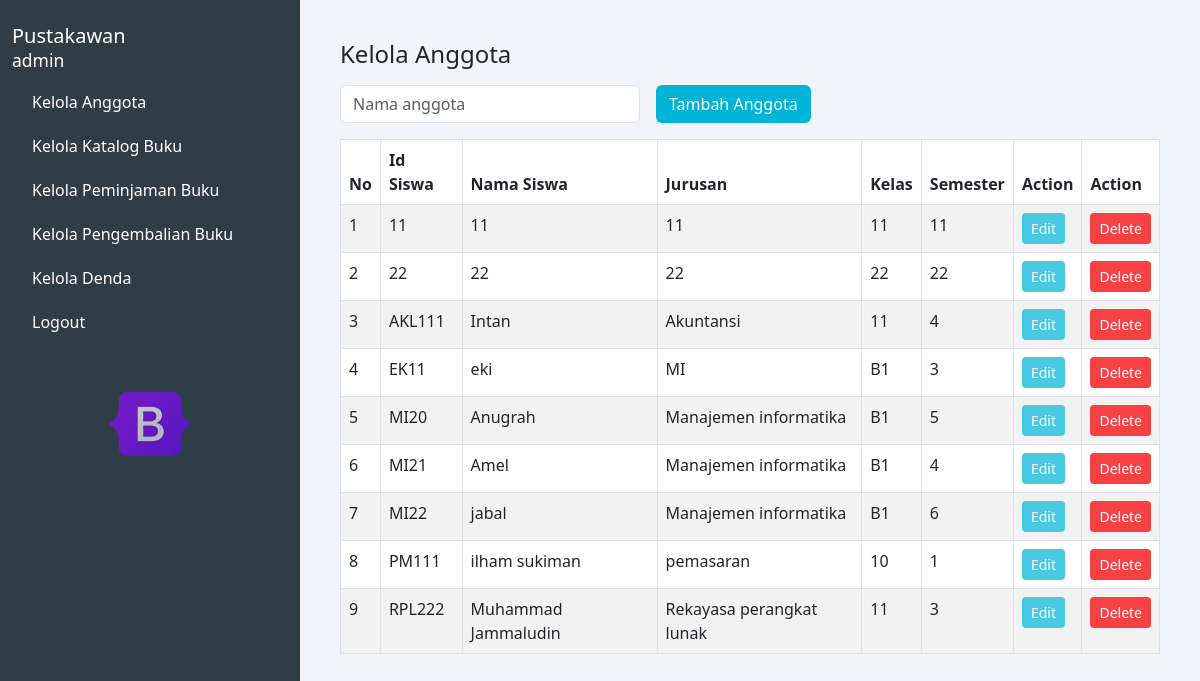
/kelola_anggota.php, run on an earlier commit of the app's database.
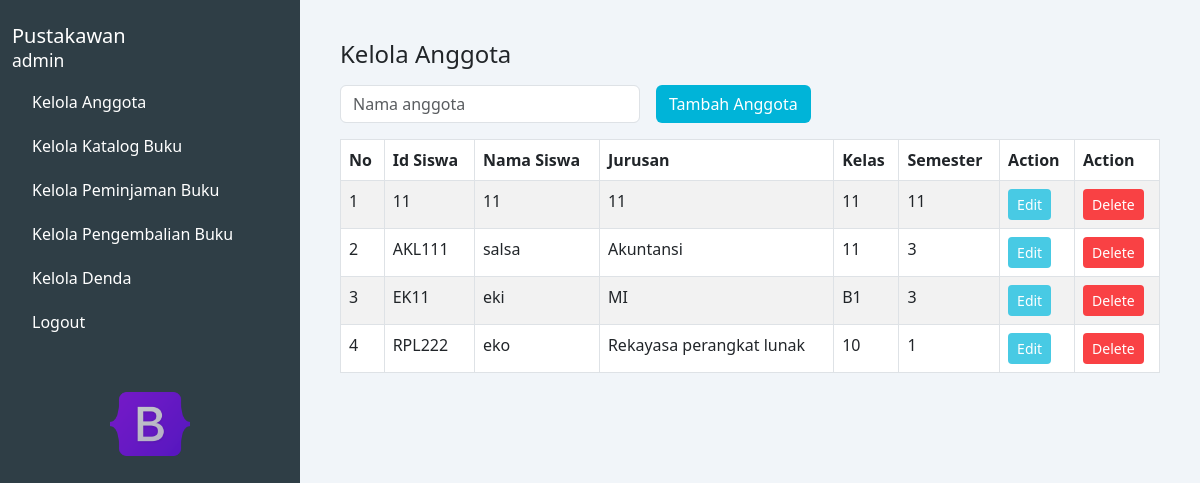
And on a later commit of the database.
### tables this page shows
CREATE TABLE `data_anggota` (
  `id_siswa` varchar(20) NOT NULL,
  `nama` varchar(30) NOT NULL,
  `jurusan` varchar(30) NOT NULL,
  `kelas` varchar(10) NOT NULL,
  `semester` varchar(10) NOT NULL
);

### kelola_anggota.php (the view, shortened to what this page needs)
<?php
$koneksi = mysqli_connect("localhost", "root", "", "perpustakaan");
$query = "SELECT * FROM data_anggota";
?>
<!DOCTYPE html>
<html lang="en">
<head>
  <link href="https://cdn.jsdelivr.net/npm/bootstrap@5.3.0/dist/css/bootstrap.min.css" rel="stylesheet" />
</head>
<body>
<div class="container-fluid">
  <div class="row">
      <nav class="col-md-3 d-none d-md-block sidebar min-vh-100 position-relative">
        <h5 class="pt-4">Pustakawan<br /><small>admin</small></h5>
        <a href="kelola_anggota.php">Kelola Anggota</a>
        <a href="kelola_katalog.php">Kelola Katalog Buku</a>
        <a href="kelola_peminjaman.php">Kelola Peminjaman Buku</a>
        <a href="kelola_pengembalian.php">Kelola Pengembalian Buku</a>
        <a href="kelola_denda.php">Kelola Denda</a>
        <a href="logout.php">Logout</a>
        <div class="image-box text-center mt-5">
          <img src="assets/Bootstrap_logo.png" alt="icon" />
        </div>
      </nav>
    <main class="col-md-9 col-12 main-content">
      <h4>Kelola Anggota</h4>
      <div class="d-flex flex-wrap gap-2 align-items-center mb-3 mt-3">
        <input type="text" id="searchInput" class="form-control form-control-md me-2" placeholder="Nama anggota" style="max-width: 300px;" oninput="filterTable()" />
        <button class="btn btn-tambah btn-md" data-bs-toggle="modal" data-bs-target="#tambahAnggotaModal">Tambah Anggota</button>
      </div>
      <div class="table-responsive">
        <table class="table table-bordered table-striped" id="anggotaTable">
          <thead>
            <tr>
              <th>No</th>
              <th>Id Siswa</th>
              <th>Nama Siswa</th>
              <th>Jurusan</th>
              <th>Kelas</th>
              <th>Semester</th>
              <th>Action</th>
              <th>Action</th>
            </tr>
          </thead>
          <tbody>
            <?php
            $no = 1;
            $result = mysqli_query($koneksi, $query);
            while ($row = mysqli_fetch_assoc($result)) {
              echo "<tr>";
              echo "<td>" . $no++ . "</td>";
              echo "<td>" . htmlspecialchars($row['id_siswa']) . "</td>";
              echo "<td>" . htmlspecialchars($row['nama']) . "</td>";
              echo "<td>" . htmlspecialchars($row['jurusan']) . "</td>";
              echo "<td>" . htmlspecialchars($row['kelas']) . "</td>";
              echo "<td>" . htmlspecialchars($row['semester']) . "</td>";
              echo '<td>
                      <button class="btn btn-sm btn-edit" data-bs-toggle="modal" data-bs-target="#editAnggotaModal" data-id="' . htmlspecialchars($row['id_siswa']) . '" data-nama="' . htmlspecialchars($row['nama']) . '" data-jurusan="' . htmlspecialchars($row['jurusan']) . '" data-kelas="' . htmlspecialchars($row['kelas']) . '" data-semester="' . htmlspecialchars($row['semester']) . '">Edit</button>
                    </td>';
              echo '<td>
                      <button class="btn btn-sm btn-delete" data-bs-toggle="modal" data-bs-target="#hapusAnggotaModal" data-id="' . htmlspecialchars($row['id_siswa']) . '">Delete</button>
                    </td>';
              echo "</tr>";
            }
            ?>
          </tbody>
        </table>
      </div>
    </main>
  </div>
</div>
</body>
</html>

What changed in the data, as far as the page shows it:
removed data_anggota: id_siswa "22", nama "22", jurusan "22", kelas "22", semester "22"
removed data_anggota: id_siswa "MI20", nama "Anugrah", jurusan "Manajemen informatika", kelas "B1", semester "5"
removed data_anggota: id_siswa "MI21", nama "Amel", jurusan "Manajemen informatika", kelas "B1", semester "4"
removed data_anggota: id_siswa "MI22", nama "jabal", jurusan "Manajemen informatika", kelas "B1", semester "6"
removed data_anggota: id_siswa "PM111", nama "ilham sukiman", jurusan "pemasaran", kelas "10", semester "1"
changed data_anggota "AKL111": nama "Intan" → "salsa"; semester "4" → "3"
changed data_anggota "RPL222": nama "Muhammad Jammaludin" → "eko"; kelas "11" → "10"; semester "3" → "1"
